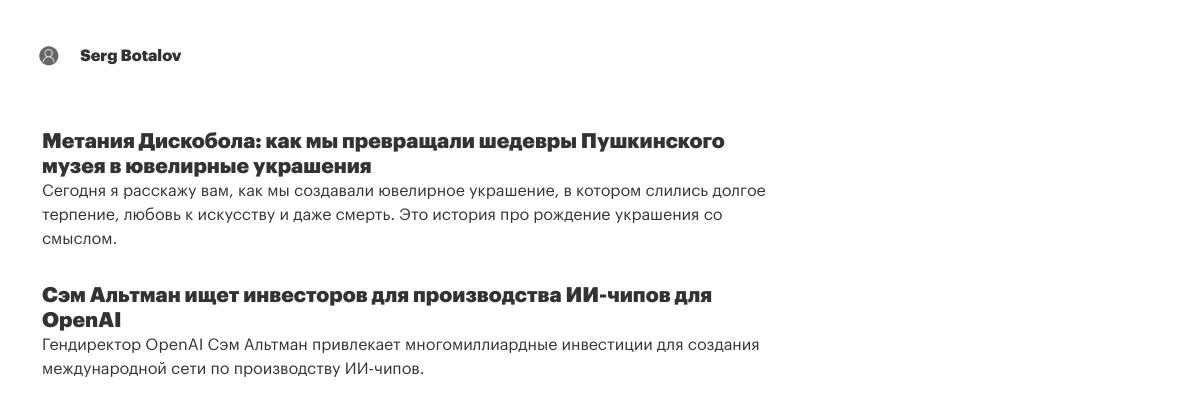
Before: / with the older database file.
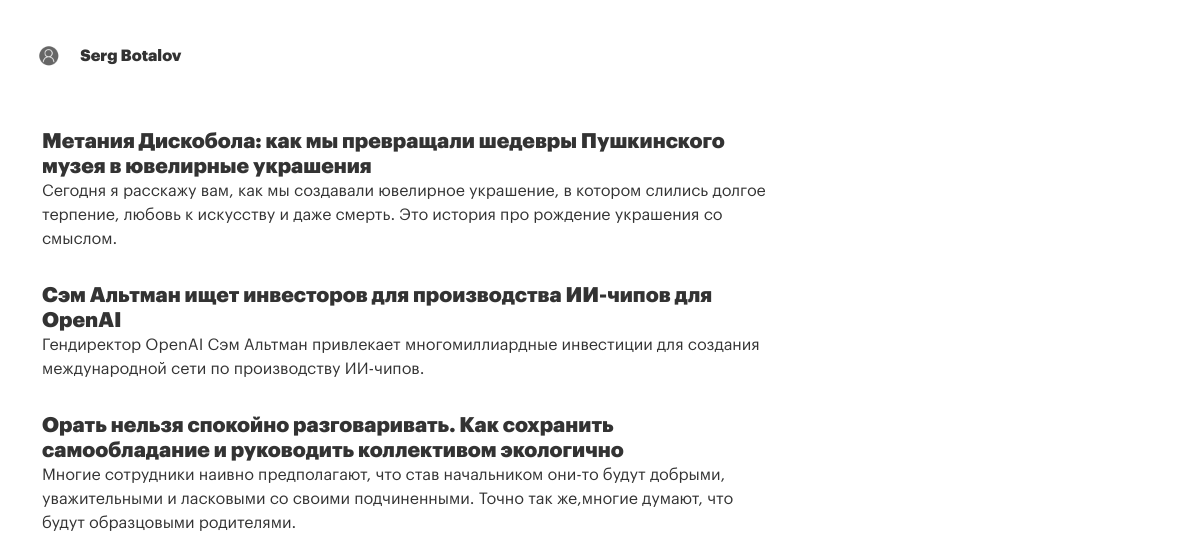
After: the same page with the newer database file.
### blog/models.py (models this page shows, shortened)
class Article(models.Model):
    title = models.CharField(max_length=255)
    summary = models.CharField(max_length=255)
    full_text = models.TextField()
    category = models.CharField(max_length=255)
    pubdate = models.DateTimeField()
    slug = models.CharField(max_length=100, unique=True)
    def get_absolute_url(self):
        return reverse('article_page', kwargs={'slug': self.slug})

### blog/views.py (the view)
# urls.py: path('', views.home_page, name='home_page'),
def home_page(request):
    articles = Article.objects.all()
    context = {
        'articles': articles,
    }
    return render(request, 'blog/home_page.html', context)

### blog/templates/blog/home_page.html (shortened to what this page needs)
{% extends 'blog/base.html' %}
{% load static %}
{% block content %}
<div class="row">
    <div class="col-md-8 col-sm-12">
        <div class="article-list">
            {% for article in articles %}
                <div class="article">
                    <h2 class="article_title">
                        <a href="{{ article.get_absolute_url }}">{{article.title}}</a>
                    </h2>
                    <p class="article_summary">{{article.summary}}</p>
                </div>
            {% endfor %}
        </div>
    </div>
</div>
{% endblock %}

### blog/templates/blog/base.html (shortened to what this page needs)
{% load static %}
<!DOCTYPE html>
<html lang="en">
<head>
    <link href="https://cdn.jsdelivr.net/npm/bootstrap@5.0.2/dist/css/bootstrap.min.css" rel="stylesheet">
    <link href="{% static 'blog/style.css' %}" rel="stylesheet">
</head>
<body>
    <div class="container">
        <div class="row page-header">
            <div class="col">
                <h1 class="avatar-top">
                    <img src="{% static 'image/avatar.png' %}">
                    <span class="author-name">Serg Botalov</span>
                </h1>
            </div>
        </div>
        {% block content %}
        {% endblock %}
    </div>
</body>
</html>

### blog/static/blog/style.css (style rules this page uses)
body { color: #333; font-size: 16px; font-family: graphik-regular, Arial, Helvetica, sans-serif; }
.page-header { height: 8em; margin-left: -30px; }
h1, h2, h3 { font-family: graphik-black, Arial, Helvetica, sans-serif; }
h2 { font-size: 1.3em; }
h1.avatar-top { font-size: 1em; margin-top: 2em; }
h1.avatar-top img { width: 50px; margin-right: .2em; clip-path: circle(20px at center); margin-top: -1px; }
.article { margin-bottom: 2em; }
h2.article_title { margin-bottom: 0; }
h2.article_title a { text-decoration: none; color: #333; }

Changed rows visible on the page:
added Article: title "Орать нельзя спокойно разговаривать. Как сохранить самообладание и руководить коллективом экологично", summary "Многие сотрудники наивно предполагают, что став начальником они-то будут добрыми, уважительными и ласковыми со своими подчиненными. Точно так же,многие думают, что будут образцовыми родителями."
